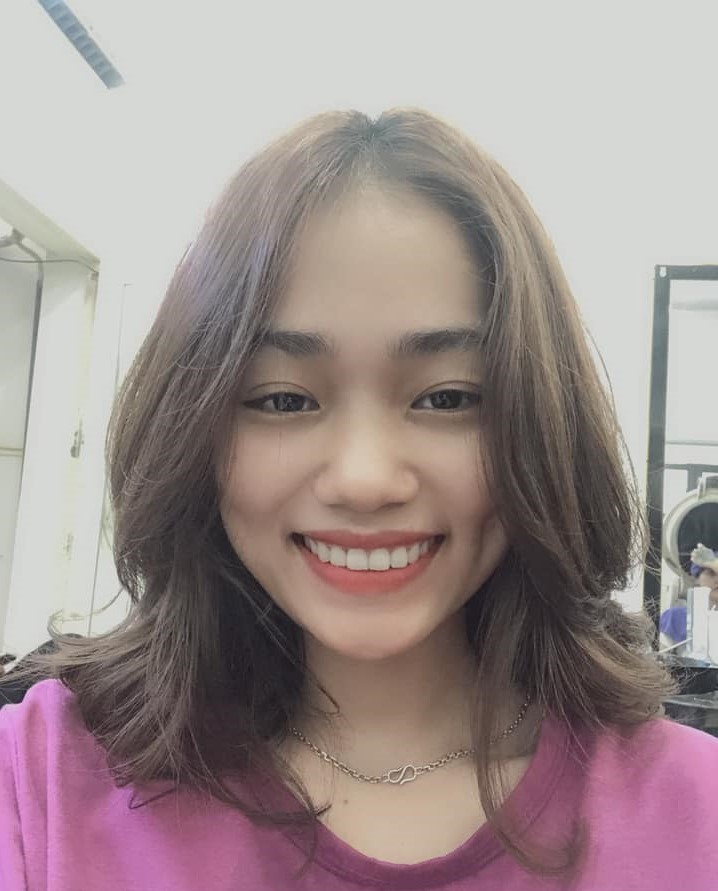
#> input picture img/T20.jpg, 718 x 891 px
$ python HistogramWithMask.py --image ../img/T20.jpg
#> lines starting #> are read from the running program, lines starting #| are printed output that depends on the picture; after the words box and inside, x2 and y2 are one past the last pixel; in counts of white or black regions, pixels touching at a corner belong together
from matplotlib import pyplot as plt
import numpy as np
import argparse
import cv2

def plot_histogram(image, title, mask = None):
    chans = cv2.split(image)
    colors = ('b', 'g', 'r')
    plt.figure()
    plt.title(title)
    plt.xlabel('Bins')
    plt.ylabel('# of Pixels')

    for (chan, color) in zip(chans, colors):
        hist = cv2.calcHist([chan], [0], mask, [256], [0, 256])
        plt.plot(hist, color = color)
        plt.xlim([0, 256])

ap = argparse.ArgumentParser()
ap.add_argument("-i", "--image", required = True, help = "Path to the image")
args = vars(ap.parse_args())

image = cv2.imread(args["image"])
#> image is the input picture: shape (891, 718, 3); mean B, G, R 142.8, 143.2, 158.1
cv2.imshow('original', image)
plot_histogram(image, 'Histogram for Original Image')
#> the loop in plot_histogram, `for (chan, color) in zip(chans, colors):` made 3 passes
#> color on passes 1 to 3: 'b', 'g', 'r'

mask = np.zeros(image.shape[:2], dtype = 'uint8')
cv2.rectangle(mask, (15, 15), (130,  100), 255, -1)
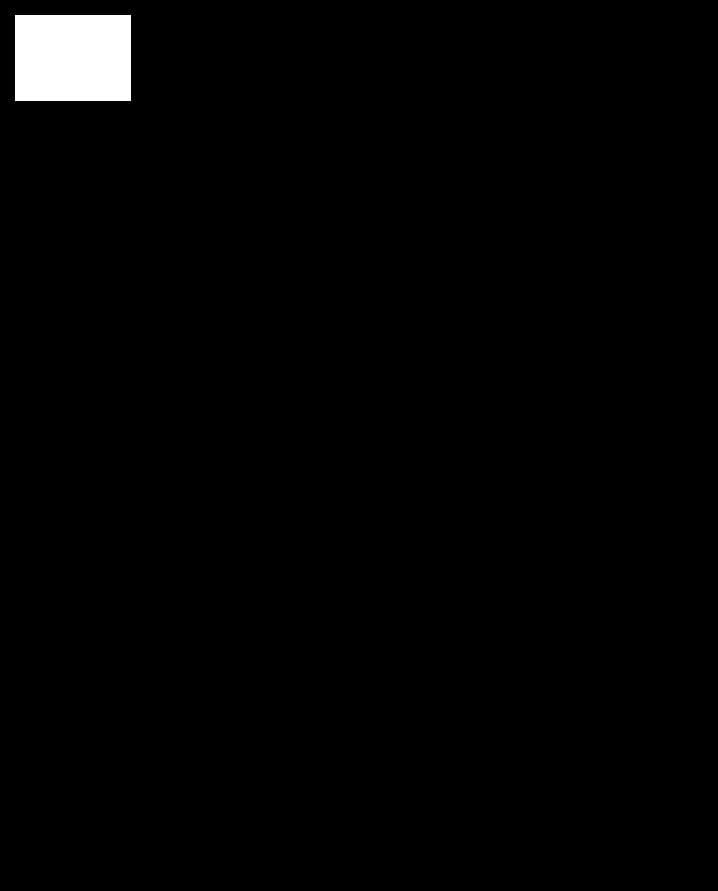
#> mask: shape (891, 718); 1.6% white; 1 white region, box (x1, y1, x2, y2) and area: (15, 15, 131, 101) 9976
cv2.imshow('Mask', mask)

masked = cv2.bitwise_and(image, image, mask = mask)
cv2.imshow('Applying the Mask', masked)

plot_histogram(image, 'Histogram for Masked', mask = mask)
#> the loop in plot_histogram (call 2), `for (chan, color) in zip(chans, colors):` made 3 passes

plt.show()
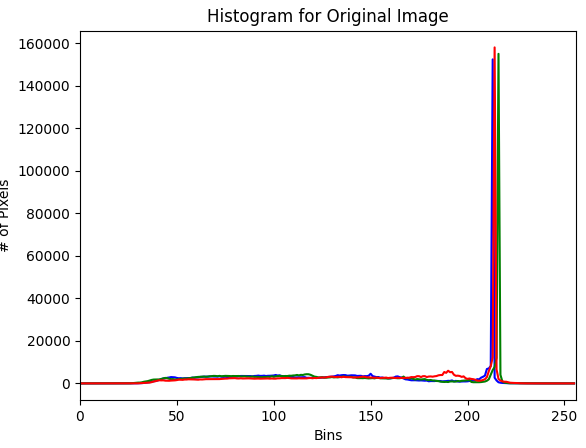
#> figure drawn by matplotlib, 1 panel; curve peaks at x = 213, y = 152444; curve peaks at x = 216, y = 155049; curve peaks at x = 214, y = 158076
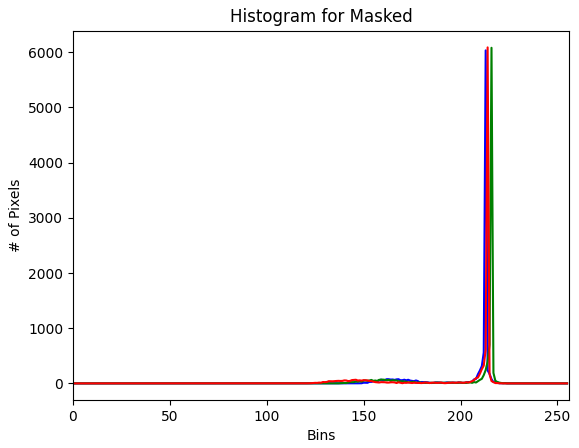
#> figure drawn by matplotlib, 1 panel; curve peaks at x = 213, y = 6034; curve peaks at x = 216, y = 6081; curve peaks at x = 214, y = 6088

$ run again, on img/philcoins.jpg
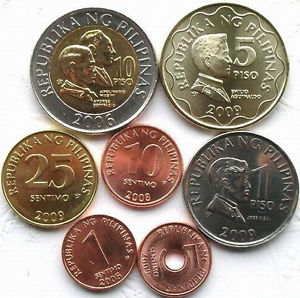
#> input picture img/philcoins.jpg, 300 x 298 px
#> image is the input picture: shape (298, 300, 3); mean B, G, R 131.6, 144.4, 158.1
#> the loop in plot_histogram, `for (chan, color) in zip(chans, colors):` made 3 passes
#> color on passes 1 to 3: 'b', 'g', 'r'
#> `cv2.rectangle(mask, (15, 15), (130,  100), 255, -1)`:
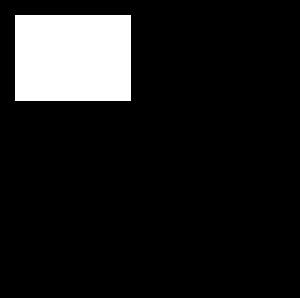
#> mask: shape (298, 300); 11.2% white; 1 white region, box (x1, y1, x2, y2) and area: (15, 15, 131, 101) 9976
#> the loop in plot_histogram (call 2), `for (chan, color) in zip(chans, colors):` made 3 passes
#> `plt.show()`:
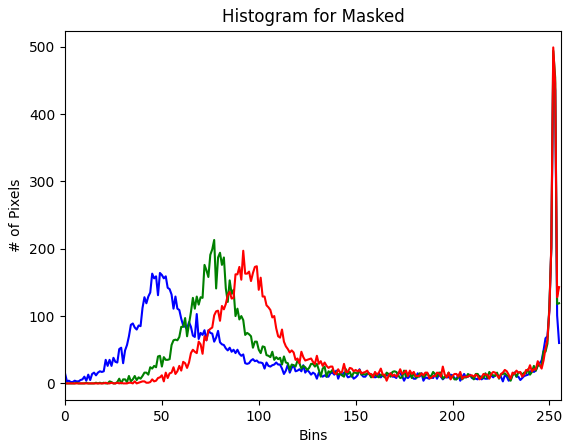
#> figure drawn by matplotlib, 1 panel; curve peaks at x = 252, y = 473; curve peaks at x = 252, y = 494; curve peaks at x = 252, y = 499

$ run again, on img/t-rex.jpg
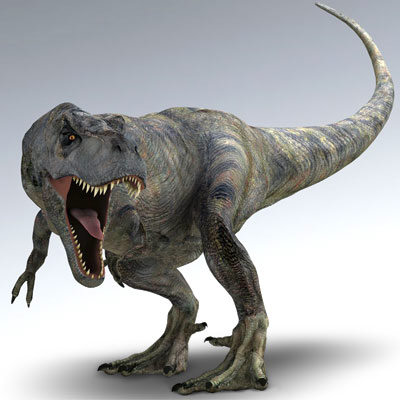
#> input picture img/t-rex.jpg, 400 x 400 px
#> image is the input picture: shape (400, 400, 3); mean B, G, R 167.9, 167.1, 165.9
#> the loop in plot_histogram, `for (chan, color) in zip(chans, colors):` made 3 passes
#> color on passes 1 to 3: 'b', 'g', 'r'
#> `cv2.rectangle(mask, (15, 15), (130,  100), 255, -1)`:
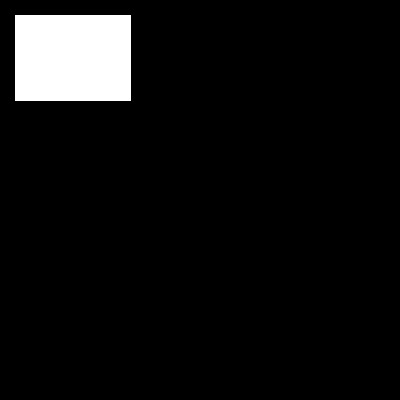
#> mask: shape (400, 400); 6.2% white; 1 white region, box (x1, y1, x2, y2) and area: (15, 15, 131, 101) 9976
#> the loop in plot_histogram (call 2), `for (chan, color) in zip(chans, colors):` made 3 passes
#> `plt.show()`:
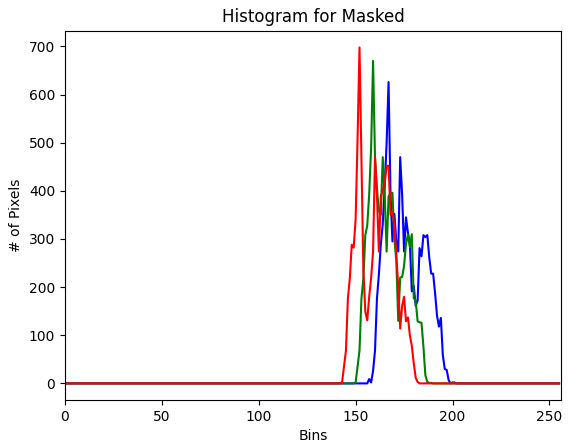
#> figure drawn by matplotlib, 1 panel; curve peaks at x = 167, y = 626; curve peaks at x = 159, y = 670; curve peaks at x = 152, y = 698
